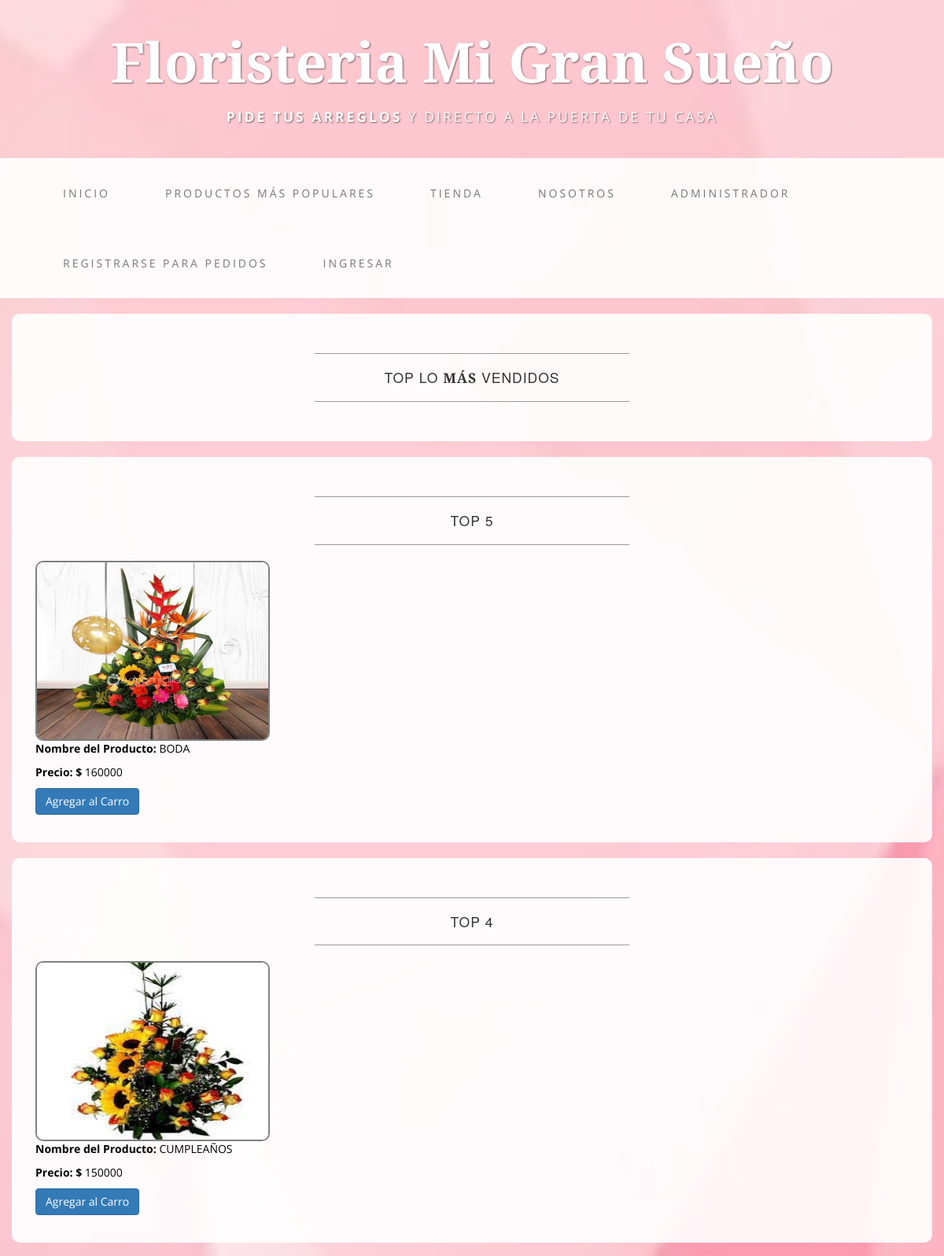
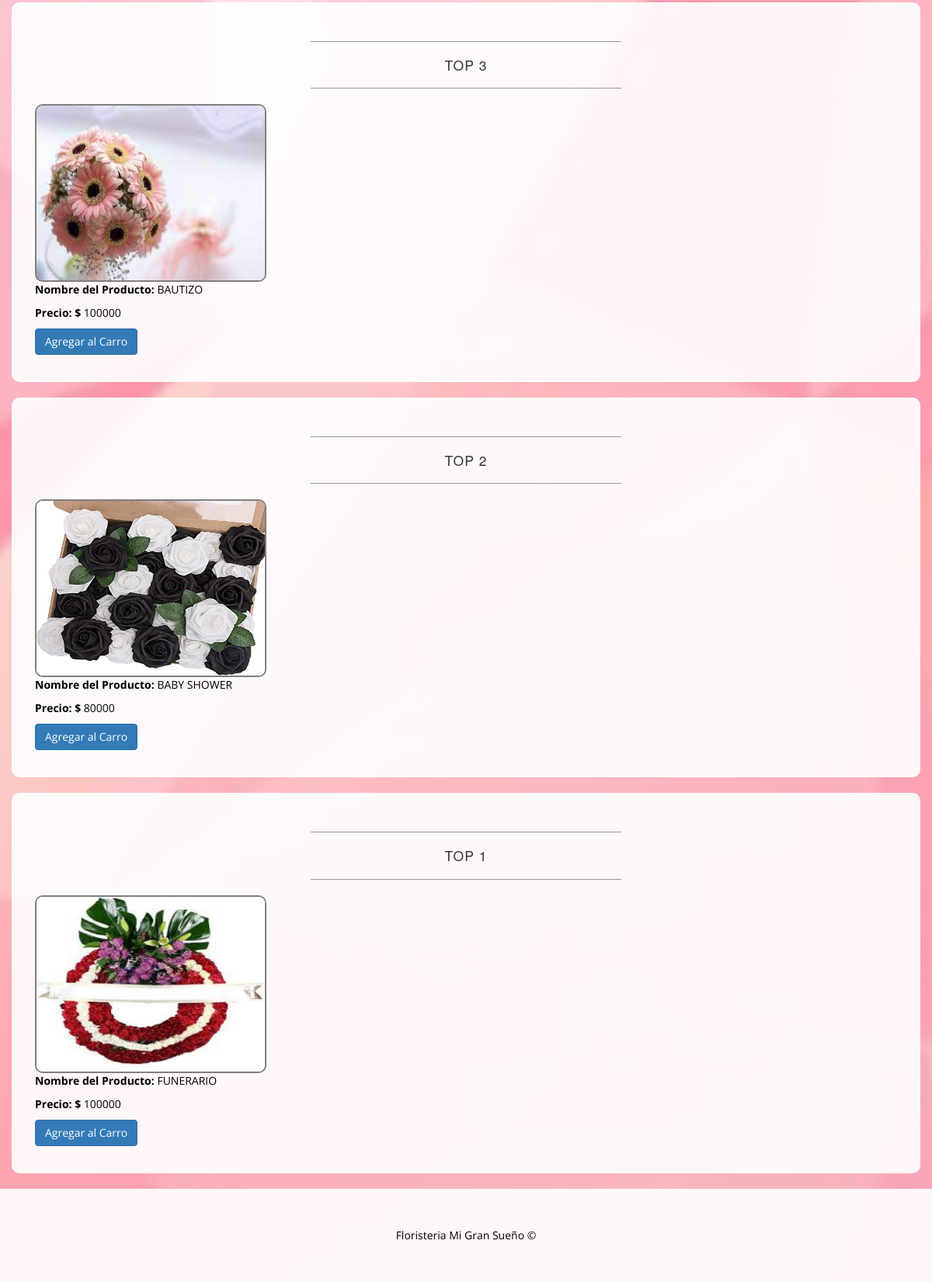
Screenshot of /entregas-master/bestseller.php with the database file from the repository (2 pictures, top to bottom).
### tables this page shows
CREATE TABLE `tbl_products` (
  `ProductID` int(11) NOT NULL,
  `Productname` varchar(30) DEFAULT NULL,
  `ProductSize` varchar(30) DEFAULT NULL,
  `ProductPrice` varchar(30) DEFAULT NULL,
  `ProductCategory` varchar(30) DEFAULT NULL,
  `ProductImageName` varchar(50) DEFAULT NULL,
  `ProductImage` text DEFAULT NULL,
  `proCantidadActual` int(11) DEFAULT 0,
  `proCantidadMinimo` varchar(45) DEFAULT NULL,
  `proCantidadMaximo` varchar(45) DEFAULT NULL,
  `proUsuSesion` varchar(20) DEFAULT NULL,
  `pro_created_at` timestamp NULL DEFAULT current_timestamp(),
  `pro_updated_at` timestamp NULL DEFAULT current_timestamp() ON UPDATE current_timestamp(),
  `proEstado` set('ACTIVO','INACTIVO') DEFAULT NULL
);

### entregas-master/bestseller.php (the view, shortened to what this page needs)
<!DOCTYPE html>
<html lang="en">
<head>
    <link href="css/bootstrap.min.css" rel="stylesheet">
    <link href="css/business-casual.css" rel="stylesheet">
<?php
		$Username = null;
?>
</head>
<body>
    <div class="brand">Floristeria Mi Gran Sueño</div>
    <div class="address-bar"><strong>PIDE TUS ARREGLOS </strong> Y DIRECTO A LA PUERTA DE TU CASA</div>
    <nav class="navbar navbar-default" role="navigation">
        <div class="container">
            <div class="collapse navbar-collapse" id="bs-example-navbar-collapse-1">
                <ul class="nav navbar-nav">
				<li><a href="index.php">Inicio</a></li>
					<li><a href="bestseller.php">Productos más Populares</a></li>
					<li><a href="shop.php">Tienda</a></li>
                    <li><a href="about.php">Nosotros</a></li>
					<li><a href="#" onclick="ManagementOnclick();">Administrador</a></li>
					<?php if($Username == null){echo '<li><a href="register.php?ActionType=Register">Registrarse para Pedidos</a></li>';} ?>
					<?php if($Username == null){echo '<li><a href="Login.php?Role=User">Ingresar</a></li>';} else {echo '<li><a href="Logout.php">salir</a></li>';} ?>
                </ul>
            </div>
        </div>
    </nav>
    <div class="container">
			<div class="row">
				<div class="box" style="border-radius: 10px;">
					<div class="col-lg-12">
						<hr>
						<h2 class="intro-text text-center">Top lo <strong>Más</strong> Vendidos</h2>
						<hr>
					</div><br></br>
				</div>
			</div>
			<?php
				$num = 5;
				require 'Connection.php';
				$sql = "SELECT * FROM `tbl_products` Limit 5";
				$Resulta = mysqli_query($Conn,$sql);
				while($Rows = mysqli_fetch_array($Resulta)){
					echo '
						<div class="row">
							<div class="box" style="border-radius: 10px;">
								<div class="col-lg-12">
									<hr>
									<h2 class="intro-text text-center">Top '. $num.'</h2>
									<hr>
									<img style="border: 2px solid gray; border-radius: 10px; height: 229px; width: 298px;" src="'.IMAGENES.$Rows[5].'"alt="">
									<hr class="visible-xs">
									<p><strong>Nombre del Producto:</strong> '.$Rows[4].'</p>
									<p><strong>Precio: $</strong> '.$Rows[3].'</p>
									<a onclick="addToCartOnclick('.$Rows[0].');" href="#"  style="margin-bottom: 5px;" class="btn btn-primary">Agregar al Carro</a>
								</div>
							</div>
						</div>';
					$num--;
				}
			?>
	</div>
    <footer>
        <div class="container">
            <div class="row">
                <div class="col-lg-12 text-center">
                    <p>Floristeria Mi Gran Sueño &copy;</p>
                </div>
            </div>
        </div>
    </footer>
</body>
</html>

### entregas-master/css/business-casual.css (style rules this page uses)
body { font-family: "Open Sans","Helvetica Neue",Helvetica,Arial,sans-serif; background: url('../img/h3.png') no-repeat center center fixed; -webkit-background-size: cover; -moz-background-size: cover; background-size: cover; -o-background-size: cover; background-color: black; }
h1, h2, h3, h4, h5, h6 { text-transform: uppercase; font-family: "Josefin Slab","Helvetica Neue",Helvetica,Arial,sans-serif; font-weight: 700; letter-spacing: 1px; }
p { color: #000; }
hr { max-width: 400px; border-color: #999999; }
.brand, .address-bar { display: none; }
.navbar-nav { text-transform: uppercase; font-weight: 400; letter-spacing: 3px; }
.box { margin-bottom: 20px; padding: 30px 15px; background: #fff; background: rgba(255,255,255,0.9); }
.intro-text { text-transform: uppercase; font-size: 1.25em; font-weight: 400; letter-spacing: 1px; }
footer { background: #fff; background: rgba(255,255,255,0.9); }
footer p { margin: 0; padding: 50px 0; }
@media screen and (min-width:768px) { .brand { display: inherit; margin: 0; padding: 30px 0 10px; text-align: center; text-shadow: 1px 1px 2px rgba(0,0,0,0.5); font-family: "Josefin Slab","Helvetica Neue",Helvetica,Arial,sans-serif; font-size: 5em; font-weight: 700; line-height: normal; color: #fff; } }
@media screen and (min-width:768px) { .address-bar { display: inherit; margin: 0; padding: 0 0 40px; text-align: center; text-shadow: 1px 1px 2px rgba(0,0,0,0.5); text-transform: uppercase; font-size: 1.25em; font-weight: 400; letter-spacing: 3px; color: #fff; } }
@media screen and (min-width:768px) { .navbar { border-radius: 0; } }
@media screen and (min-width:768px) { .navbar { min-height: 0; } }
@media screen and (min-width:768px) { .navbar-default { border: none; background: #fff; background: rgba(255,255,255,0.9); } }
@media screen and (min-width:768px) { .nav>li>a { padding: 35px; } }
@media screen and (min-width:768px) { .navbar-nav>li>a { line-height: normal; } }
@media screen and (min-width:768px) { .navbar-nav { display: table; float: none; margin: 0 auto; table-layout: fixed; font-size: 14px; } }
@media screen and (min-width:1200px) { .box:after { content: ''; display: table; clear: both; } }

### rows the page displays
tbl_products: ProductImageName (picture), ProductCategory "BODA", ProductPrice "160000"
tbl_products: ProductImageName (picture), ProductCategory "CUMPLEAÑOS", ProductPrice "150000"
tbl_products: ProductImageName (picture), ProductCategory "BAUTIZO", ProductPrice "100000"
tbl_products: ProductImageName (picture), ProductCategory "BABY SHOWER", ProductPrice "80000"
tbl_products: ProductImageName (picture), ProductCategory "FUNERARIO", ProductPrice "100000"
